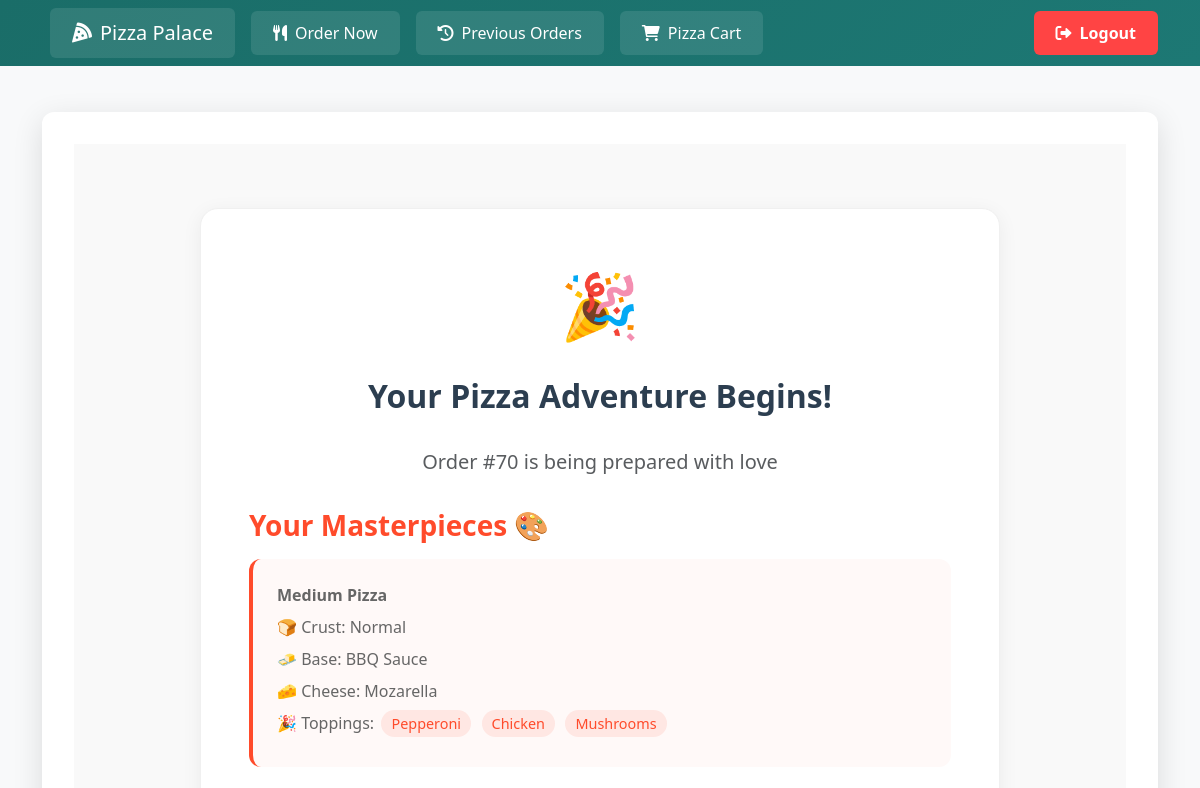
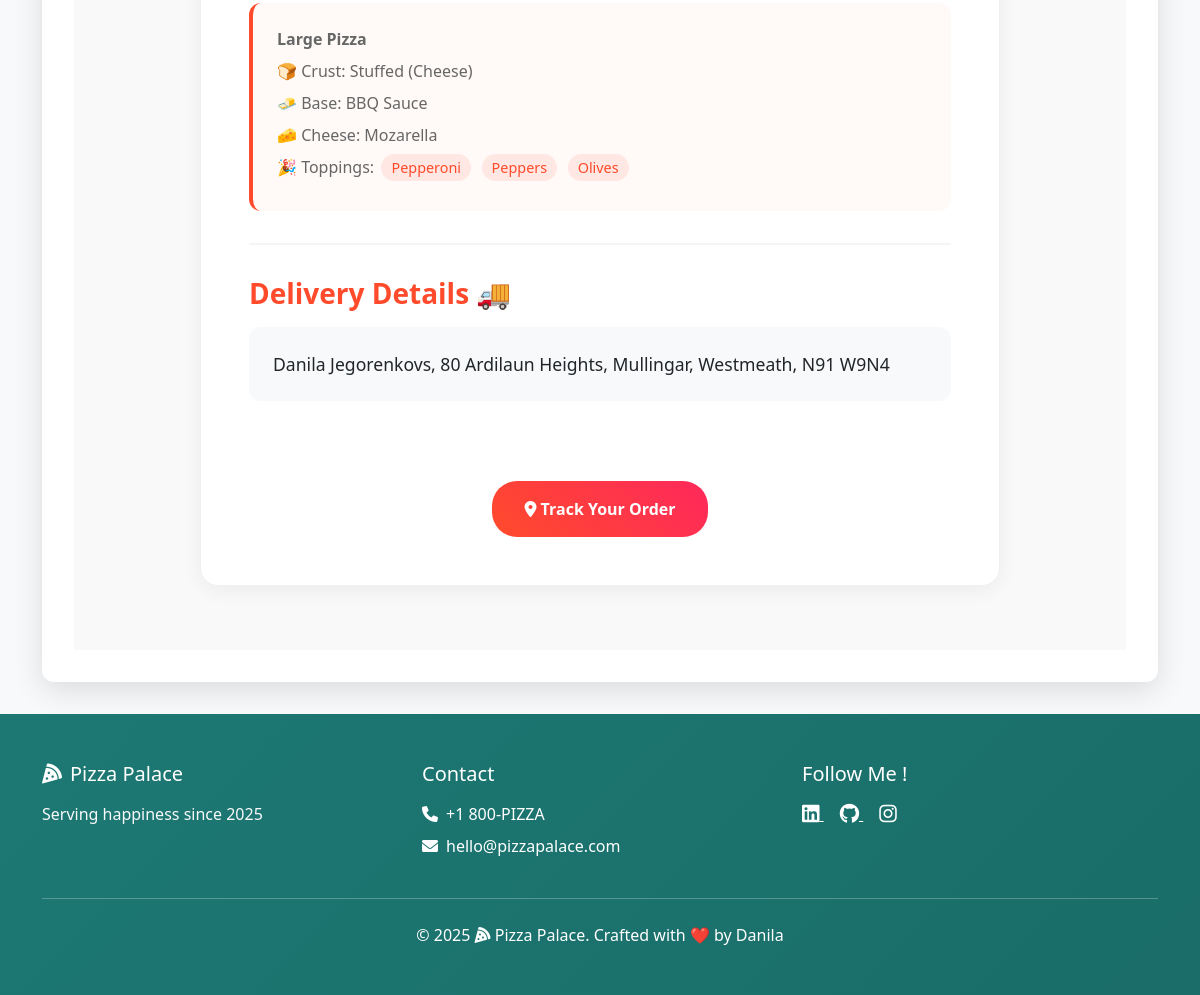
Screenshot of /order_complete/70 (signed in) with the database file from the repository (2 pictures, top to bottom).
### main/models.py (models this page shows, shortened)
class Orders(models.Model):
    user = models.ForeignKey(User, on_delete=models.CASCADE)
    pizza = models.ManyToManyField(Pizza)
    address = models.ForeignKey(Address, on_delete=models.SET_NULL, null=True, blank=True)

class Pizza(models.Model):
    size = models.ForeignKey(Size, on_delete=models.CASCADE)
    crust = models.ForeignKey(Crust, on_delete=models.CASCADE)
    base = models.ForeignKey(Base, on_delete=models.CASCADE)
    topping = models.ManyToManyField(Topping, blank=True, default=None)
    cheese = models.ForeignKey(Cheese, on_delete=models.CASCADE)

class Size(models.Model):
    size = models.CharField(max_length=50, default="Medium")
    price = models.FloatField(default=11.50)
    def __str__(self):
        return self.size

class Crust(models.Model):
    crust = models.CharField(max_length=50, default="Normal")
    price = models.FloatField(default=0)
    def __str__(self):
        return self.crust

class Base(models.Model):
    base = models.CharField(max_length=50, default="Regular")
    price = models.FloatField(default=1.0)
    def __str__(self):
        return self.base

class Cheese(models.Model):
    cheese = models.CharField(max_length=50, default="Mozarella")
    price = models.FloatField(default=0.5)
    def __str__(self):
        return self.cheese

class Topping(models.Model):
    topping = models.CharField(max_length=50)
    price = models.FloatField()

class Address(models.Model):
    COUNTIES = [
        ('Antrim', 'Antrim'), ('Armagh', 'Armagh'), ('Carlow', 'Carlow'), ('Cavan', 'Cavan'),
        ('Clare', 'Clare'), ('Cork', 'Cork'), ('Derry', 'Derry'), ('Donegal', 'Donegal'),
        ('Down', 'Down'), ('Dublin', 'Dublin'), ('Fermanagh', 'Fermanagh'), ('Galway', 'Galway'),
        ('Kerry', 'Kerry'), ('Kildare', 'Kildare'), ('Kilkenny', 'Kilkenny'), ('Laois', 'Laois'),
        ('Leitrim', 'Leitrim'), ('Limerick', 'Limerick'), ('Longford', 'Longford'), ('Louth', 'Louth'),
        ('Mayo', 'Mayo'), ('Meath', 'Meath'), ('Monaghan', 'Monaghan'), ('Offaly', 'Offaly'),
        ('Roscommon', 'Roscommon'), ('Sligo', 'Sligo'), ('Tipperary', 'Tipperary'), ('Tyrone', 'Tyrone'),
        ('Waterford', 'Waterford'), ('Westmeath', 'Westmeath'), ('Wexford', 'Wexford'), ('Wicklow', 'Wicklow')
    ]
    name = models.CharField(max_length=100)
    address1 = models.CharField(max_length=100)
    address2 = models.CharField(max_length=100, blank=True, null=True)
    county = models.CharField(max_length=50, choices=COUNTIES)
    town = models.CharField(max_length=50)
    eircode = models.CharField(max_length=8)
    def __str__(self):
        if self.address2 is not None:
            return f"{self.name}, {self.address1}, {self.address2},{self.town}, {self.county}, {self.eircode}"
        else:
            return f"{self.name}, {self.address1}, {self.town}, {self.county}, {self.eircode}"

### main/views.py (the view)
# urls.py: path('order_complete/<int:order_id>', views.order_complete, name='order_complete'),
@login_required
def order_complete(request, order_id):
    order = get_object_or_404(Orders, id=order_id)
    if order.user != request.user:
        return redirect('/')
    return render(request, 'order_complete.html', {"order": order})

### main/templates/order_complete.html (shortened to what this page needs)
{% extends 'base.html' %}
{% block content %}
<div class="order-complete-container">
    <div class="confetti-card">
        <div class="text-center">
            <div class="celebrate-icon">🎉</div>
            <h1 class="order-title">Your Pizza Adventure Begins!</h1>
            <p class="lead text-muted mb-4">Order #{{ order.id }} is being prepared with love</p>
        </div>
        {% if order.pizza.all %}
            <div class="pizza-list">
                <h3 class="delivery-title">Your Masterpieces 🎨</h3>
                {% for pizza in order.pizza.all %}
                    <div class="pizza-item">
                        <div class="pizza-detail">
                            <strong>{{ pizza.size }} Pizza</strong>
                        </div>
                        <div class="pizza-detail">
                            🍞 Crust: {{ pizza.crust }}
                        </div>
                        <div class="pizza-detail">
                            🧈 Base: {{ pizza.base }}
                        </div>
                        <div class="pizza-detail">
                            🧀 Cheese: {{ pizza.cheese }}
                        </div>
                        <div class="pizza-detail">
                            🎉 Toppings:
                            {% if pizza.topping.all %}
                                {% for topping in pizza.topping.all %}
                                    <span class="topping-badge">{{ topping.topping }}</span>
                                {% endfor %}
                            {% else %}
                                <span class="text-muted">No toppings</span>
                            {% endif %}
                        </div>
                    </div>
                {% endfor %}
            </div>
        {% else %}
            <div class="text-center text-muted py-4">
                <p>No pizzas in this order - did someone eat them already? 🍕👀</p>
            </div>
        {% endif %}
        <div class="delivery-section">
            <h3 class="delivery-title">Delivery Details 🚚</h3>
            <div class="delivery-address">
                {{ order.address }}
            </div>
        </div>
        <div class="text-center mt-5">
            <a href="{% url 'previous_orders' %}" class="tracking-button">
                <i class="fas fa-map-marker-alt"></i>
                Track Your Order
            </a>
        </div>
    </div>
</div>
<link rel="stylesheet" href="https://cdnjs.cloudflare.com/ajax/libs/font-awesome/6.0.0/css/all.min.css">
{% endblock %}

### main/templates/base.html (shortened to what this page needs)
<!DOCTYPE html>
<html lang="en">
<head>
    <link href="https://cdn.jsdelivr.net/npm/bootstrap@5.3.3/dist/css/bootstrap.min.css" rel="stylesheet">
    <link rel="stylesheet" href="https://cdnjs.cloudflare.com/ajax/libs/font-awesome/6.4.0/css/all.min.css">
</head>
<body>
    <nav class="navbar navbar-expand-lg navbar-dark navbar-custom fixed-top">
        <div class="container">
            <a class="navbar-brand" href="{% url 'index' %}">
                <i class="fas fa-pizza-slice me-2"></i>Pizza Palace
            </a>
            <div class="collapse navbar-collapse" id="navbarNav">
                <ul class="navbar-nav me-auto">
                    {% if user.is_authenticated %}
                        <li class="nav-item">
                            <a class="nav-link nav-btn" href="{% url 'order' %}">
                                <i class="fas fa-utensils me-2"></i>Order Now
                            </a>
                        </li>
                        <li class="nav-item">
                            <a class="nav-link nav-btn" href="{% url 'previous_orders' %}">
                                <i class="fas fa-history me-2"></i>Previous Orders
                            </a>
                        </li>
                        <li class="nav-item">
                            <a class="nav-link nav-btn" href="{% url 'cart' %}">
                                <i class="fas fa-shopping-cart me-2"></i>Pizza Cart
                            </a>
                        </li>
                    {% endif %}
                </ul>
                <ul class="navbar-nav">
                    {% if user.is_authenticated %}
                        <li class="nav-item">
                            <form id="logout-form" action="{% url 'logout' %}" method="POST">
                                <button type="submit" class="btn logout-btn">
                                    <i class="fas fa-sign-out-alt me-2"></i>Logout
                                </button>
                            </form>
                        </li>
                    {% endif %}
                </ul>
            </div>
        </div>
    </nav>
    <main class="container">
        <div class="content-card">
            {% block content %}
            {% endblock %}
        </div>
    </main>
    <footer class="footer-custom mt-auto text-white">
        <div class="container py-5">
            <div class="row g-4">
                <div class="col-md-4">
                    <h5 class="mb-3">
                        <i class="fas fa-pizza-slice me-2"></i>Pizza Palace
                    </h5>
                    <p class="text-light">Serving happiness since 2025</p>
                </div>
                <div class="col-md-4">
                    <h5 class="mb-3">Contact</h5>
                    <ul class="list-unstyled">
                        <li class="mb-2">
                            <i class="fas fa-phone me-2"></i>+1 800-PIZZA
                        </li>
                        <li>
                            <i class="fas fa-envelope me-2"></i>hello@pizzapalace.com
                        </li>
                    </ul>
                </div>
                <div class="col-md-4">
                    <h5 class="mb-3">Follow Me !</h5>
                    <div class="social-links">
                        <a href="https://www.linkedin.com/in/danila-jegorenkovs/" class="text-white me-3">
                            <i class="fab fa-linkedin fa-lg"></i>
                        </a>
                        <a href="https://github.com/DanilaJeg" class="text-white me-3">
                            <i class="fab fa-github fa-lg"></i>
                        </a>
                        <a href="https://www.instagram.com/danilajegorenkovs/" class="text-white">
                            <i class="fab fa-instagram fa-lg"></i>
                        </a>
                    </div>
                </div>
            </div>
            <hr class="my-4">
            <p class="text-center mb-0">
                © 2025 <i class="fas fa-pizza-slice"></i> Pizza Palace. Crafted with ❤️ by Danila
            </p>
        </div>
    </footer>
</body>
</html>

### main/templates/base.html (style rules this page uses)
:root { --primary-color: #1d7874; --accent-color: #e76f51; }
body { min-height: 100vh; display: flex; flex-direction: column; background-color: #f8f9fa; }
main { flex: 1; padding-top: 80px; animation: fadeIn 0.6s ease-out; }
.navbar-custom { background: linear-gradient(135deg, #1a6d68 0%, #1d7874 100%); }
.footer-custom { background: linear-gradient(135deg, #1d7874 0%, #1a6d68 100%); }
.nav-btn, .navbar-brand { margin: 0 8px; padding: 8px 20px !important; border-radius: 6px; transition: all 0.3s ease; color: white !important; background-color: rgba(255, 255, 255, 0.1); border: 2px solid transparent; text-decoration: none !important; }
.logout-btn { color: white !important; background: #ff4444 !important; font-weight: bold; border-radius: 6px; padding: 8px 20px !important; transition: all 0.3s ease; border: 2px solid transparent; }
.content-card { background: white; border-radius: 12px; box-shadow: 0 8px 30px rgba(0,0,0,0.12); padding: 2rem; margin: 2rem 0; }

### main/templates/order_complete.html (style rules this page uses)
.order-complete-container { min-height: 80vh; padding: 4rem 1rem; background: #f9f9f9; }
.confetti-card { background: white; border-radius: 18px; padding: 3rem; box-shadow: 0 4px 20px rgba(0, 0, 0, 0.06); border: 1px solid #f0f0f0; max-width: 800px; margin: 0 auto; position: relative; overflow: hidden; }
.celebrate-icon { font-size: 4rem; color: #FF4B2B; margin-bottom: 1.5rem; animation: float 3s ease-in-out infinite; }
.order-title { color: #2c3e50; font-weight: 700; font-size: 2rem; margin-bottom: 2rem; }
.pizza-list { margin: 2rem 0; }
.pizza-item { margin-bottom: 1.5rem; padding: 1.5rem; background: #fff9f8; border-radius: 12px; border-left: 4px solid #FF4B2B; transition: transform 0.2s ease; }
.pizza-detail { color: #666; margin-bottom: 0.5rem; }
.topping-badge { background: rgba(255, 75, 43, 0.1); color: #FF4B2B; padding: 4px 10px; border-radius: 15px; font-size: 0.9rem; margin: 0.2rem; }
.delivery-section { margin-top: 2rem; padding-top: 2rem; border-top: 2px solid #f5f5f5; }
.delivery-title { color: #FF4B2B; font-weight: 600; margin-bottom: 1rem; }
.delivery-address { background: #f8f9fa; padding: 1.5rem; border-radius: 12px; font-size: 1.1rem; }
.tracking-button { background: linear-gradient(45deg, #FF4B2B, #FF285C); color: white; padding: 1rem 2rem; border-radius: 25px; text-decoration: none; font-weight: 600; display: inline-block; margin-top: 2rem; transition: all 0.3s ease; }

### rows the page displays
Orders: id "70", address "Danila Jegorenkovs, 80 Ardilaun Heights, Mullingar, Westmeath, N91 W9N4"
Pizza: size "Medium", crust "Normal", base "BBQ Sauce", cheese "Mozarella"
Topping: topping "Pepperoni"
Topping: topping "Chicken"
Topping: topping "Mushrooms"
Pizza: size "Large", crust "Stuffed (Cheese)", base "BBQ Sauce", cheese "Mozarella"
Topping: topping "Peppers"
Topping: topping "Olives"
